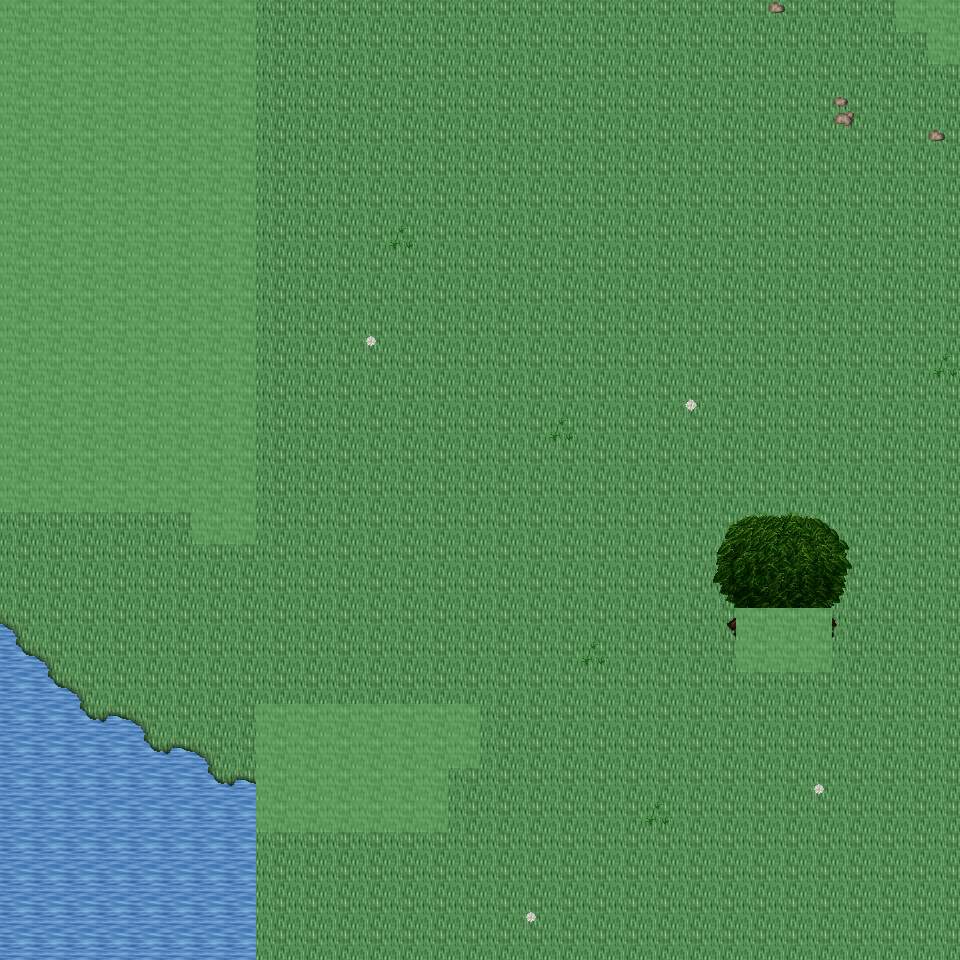

This game map was drawn from its Tiled (.tmx) file and the tilesets committed beside it. A one-line description and the trimmed map source follow:
An orthogonal 30x30 tile map with 32x32 px tiles, 6 tile layers (Ground, Object, Object2, Above, ...), 24 tilesets and 3 objects (3x mapExit).

<map version="1.0" orientation="orthogonal" renderorder="right-down" width="30" height="30" tilewidth="32" tileheight="32" nextobjectid="4">
  <tileset firstgid="1" name="tileset_ground_ground" tilewidth="32" tileheight="32" tilecount="33" columns="3">
    <image source="../drawable/tileset_ground_ground.png" width="96" height="352" />
  </tileset>
  <tileset firstgid="34" name="tileset_ground_ridge_earth_dark" tilewidth="32" tileheight="32" tilecount="96" columns="12">
    <image source="../drawable/tileset_ground_ridge_earth_dark.png" width="384" height="256" />
  </tileset>
  <tileset firstgid="130" name="tileset_ground_grass_edges" tilewidth="32" tileheight="32" tilecount="36" columns="12">
    <image source="../drawable/tileset_ground_grass_edges.png" width="384" height="96" />
  </tileset>
  <tileset firstgid="166" name="tileset_ground_water_pool" tilewidth="32" tileheight="32" tilecount="72" columns="3">
    <image source="../drawable/tileset_ground_water_pool.png" width="96" height="768" />
  </tileset>
  <tileset firstgid="238" name="tileset_plant_flower_daisy_white" tilewidth="32" tileheight="32" tilecount="8" columns="2">
    <image source="../drawable/tileset_plant_flower_daisy_white.png" width="64" height="128" />
  </tileset>
  <tileset firstgid="246" name="tileset_ground_rock_pebbles" tilewidth="32" tileheight="32" tilecount="3" columns="1">
    <image source="../drawable/tileset_ground_rock_pebbles.png" width="32" height="96" />
  </tileset>
  <tileset firstgid="249" name="tileset_plant_grasses" tilewidth="32" tileheight="32" tilecount="6" columns="3">
    <image source="../drawable/tileset_plant_grasses.png" width="96" height="64" />
  </tileset>
  <tileset firstgid="255" name="tileset_plant_flower_daisy_yellow" tilewidth="32" tileheight="32" tilecount="8" columns="2">
    <image source="../drawable/tileset_plant_flower_daisy_yellow.png" width="64" height="128" />
  </tileset>
  <tileset firstgid="263" name="tileset_ground_grass_corners" tilewidth="32" tileheight="32" tilecount="24" columns="6">
    <image source="../drawable/tileset_ground_grass_corners.png" width="192" height="128" />
  </tileset>
  <tileset firstgid="287" name="tileset_plant_tree_tree_darkgreen" tilewidth="32" tileheight="32" tilecount="88" columns="8">
    <image source="../drawable/tileset_plant_tree_tree_darkgreen.png" width="256" height="352" />
  </tileset>
  <tileset firstgid="375" name="tileset_plant_flower_daisy_blue" tilewidth="32" tileheight="32" tilecount="8" columns="2">
    <image source="../drawable/tileset_plant_flower_daisy_blue.png" width="64" height="128" />
  </tileset>
  <tileset firstgid="383" name="tileset_plant_flower_daisy_red" tilewidth="32" tileheight="32" tilecount="8" columns="2">
    <image source="../drawable/tileset_plant_flower_daisy_red.png" width="64" height="128" />
  </tileset>
  <tileset firstgid="391" name="tileset_ground_earth_edges" tilewidth="32" tileheight="32" tilecount="18" columns="6">
    <image source="../drawable/tileset_ground_earth_edges.png" width="192" height="96" />
  </tileset>
  <tileset firstgid="409" name="tileset_ground_water_waterfall" tilewidth="32" tileheight="32" tilecount="120" columns="8">
    <image source="../drawable/tileset_ground_water_waterfall.png" width="256" height="480" />
  </tileset>
  <tileset firstgid="529" name="tileset_logic_creature_elf" tilewidth="32" tileheight="32" tilecount="16" columns="8">
    <image source="../drawable/tileset_logic_creature_elf.png" width="256" height="64" />
  </tileset>
  <tileset firstgid="545" name="tileset_logic_item_resources" tilewidth="32" tileheight="32" tilecount="6" columns="6">
    <image source="../drawable/tileset_logic_item_resources.png" width="192" height="32" />
  </tileset>
  <tileset firstgid="551" name="tileset_logic_creature_animal" tilewidth="32" tileheight="32" tilecount="32" columns="8">
    <image source="../drawable/tileset_logic_creature_animal.png" width="256" height="128" />
  </tileset>
  <tileset firstgid="583" name="tileset_logic_collision" tilewidth="32" tileheight="32" tilecount="1" columns="1">
    <image source="../drawable/tileset_logic_collision.png" width="32" height="32" />
  </tileset>
  <tileset firstgid="584" name="tileset_object_suspension_bridge" tilewidth="32" tileheight="32" tilecount="24" columns="3">
    <image source="../drawable/tileset_object_suspension_bridge.png" width="96" height="256" />
  </tileset>
  <tileset firstgid="608" name="tileset_logic_creature_elemental" tilewidth="32" tileheight="32" tilecount="16" columns="8">
    <image source="../drawable/tileset_logic_creature_elemental.png" width="256" height="64" />
  </tileset>
  <tileset firstgid="624" name="tileset_ground_rock_rocks_3" tilewidth="32" tileheight="32" tilecount="16" columns="4">
    <image source="../drawable/tileset_ground_rock_rocks_3.png" width="128" height="128" />
  </tileset>
  <tileset firstgid="640" name="tileset_object_rotating_crystal" tilewidth="32" tileheight="32" tilecount="48" columns="8">
    <image source="../drawable/tileset_object_rotating_crystal.png" width="256" height="192" />
  </tileset>
  <tileset firstgid="688" name="tileset_light_white_1x1" tilewidth="32" tileheight="32" tilecount="1" columns="1">
    <image source="../drawable/tileset_light_white_1x1.png" width="32" height="32" />
  </tileset>
  <tileset firstgid="689" name="tileset_light_light_5x5" tilewidth="32" tileheight="32" tilecount="25" columns="5">
    <image source="../drawable/tileset_light_light_5x5.png" width="160" height="160" />
  </tileset>
  <layer name="Ground" width="30" height="30">
    <data>[900 cells, 900 non-empty, 2 distinct tile ids]</data>
  </layer>
  <layer name="Object" width="30" height="30">
    <data>[900 cells, 68 non-empty, 29 distinct tile ids]</data>
  </layer>
  <layer name="Object2" width="30" height="30">
    <data>[900 cells, 6 non-empty, 6 distinct tile ids]</data>
  </layer>
  <layer name="Above" width="30" height="30">
    <data>[900 cells, 136 non-empty, 41 distinct tile ids]</data>
  </layer>
  <layer name="Above2" width="30" height="30">
    <data>[900 cells, 18 non-empty, 14 distinct tile ids]</data>
  </layer>
  <layer name="Walkable" width="30" height="30">
    <data>[900 cells, 165 non-empty, 1 distinct tile ids]</data>
  </layer>
  <objectgroup name="MapEvents">
    <object id="1" name="north" type="mapExit" x="256" y="0" width="640" height="32">
      <properties>
        <property name="map" value="level_0_x140_y94" />
        <property name="x" value="8" />
        <property name="y" value="28" />
      </properties>
    </object>
    <object id="2" name="south" type="mapExit" x="0" y="928" width="960" height="32">
      <properties>
        <property name="map" value="level_0_x140_y96" />
        <property name="x" value="0" />
        <property name="y" value="1" />
      </properties>
    </object>
    <object id="3" name="west" type="mapExit" x="0" y="512" width="32" height="448">
      <properties>
        <property name="map" value="level_0_x139_y95" />
        <property name="x" value="28" />
        <property name="y" value="16" />
      </properties>
    </object>
  </objectgroup>
</map>
